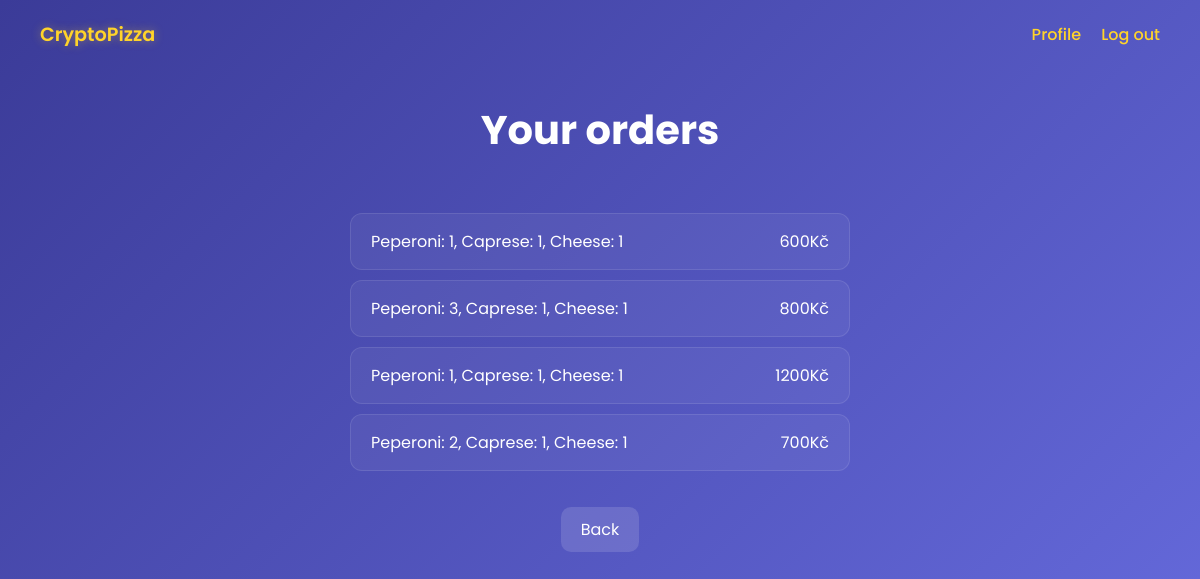
Page /profile/orders (signed in) on the earlier database version.
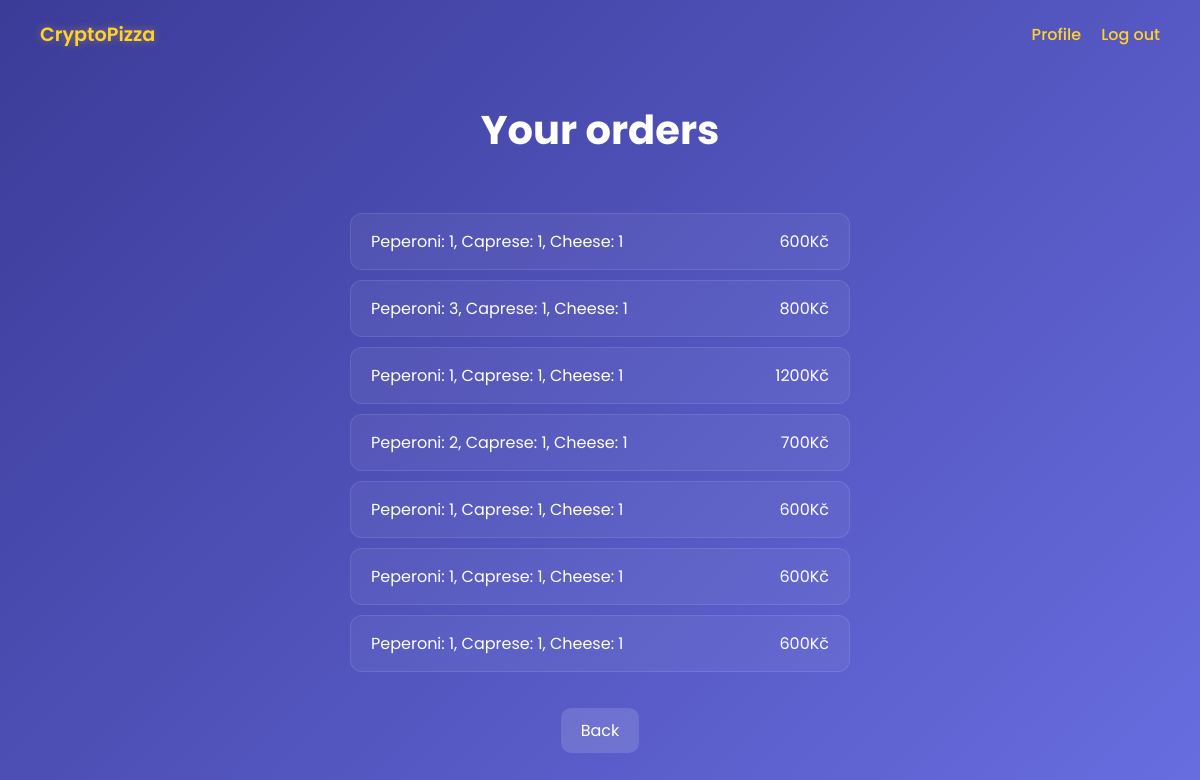
Same page on the later database version.
### models.py (models this page shows)
class Orders(Base):
    __tablename__ = "orders"
    id = Column(Integer, primary_key = True, index = True)
    content = Column(JSON, index = True)
    price = Column(Integer, index = True)
    user_id = Column(Integer, ForeignKey(User.id))
    status = Column(String)

### main.py (the view)
@app.get("/profile/orders")
async def orders(request: Request, db: Session = Depends(get_db), payload : dict = Depends(access_token_required)):
    if isinstance(payload, RedirectResponse):
        return payload
    user_id = payload.get("sub")
    orders = db.query(Orders).filter(Orders.user_id == user_id)
    token = request.cookies.get("my_access_token")
    return templates.TemplateResponse("orders.html", {"request": request, "orders": orders, "token": token})

### templates/orders.html (shortened to what this page needs)
<!DOCTYPE html>
<html>
<head>
  <link rel="stylesheet" href="{{ url_for('static', path='styles/style.css') }}">
</head>
<body>
  <div class="top-bar">
    <div class="top-bar-left">
      <a href="/">CryptoPizza</a>
    </div>
    <div class="top-bar-right">
      {% if token %}
        <a href="/profile">Profile</a>
        <a href="/logout">Log out</a>
      {% else %}
        <a href="/login">Login</a>
        <a href="/register">Register</a>
      {% endif %}
    </div>
  </div>
  <h1>Your orders</h1>
  <ul>
    {% for order in orders %}
      <li>
        <a>Peperoni: {{ order.content.peperoni }}, Caprese: {{order.content.caprese}}, Cheese: {{order.content.caprese}}</a>
        <span>{{ order.price }}Kč</span>
      </li>
    {% endfor %}
  </ul>
  <a class="button" href="/profile">Back</a>
</body>
</html>

### static/styles/style.css (style rules this page uses)
body { background: linear-gradient(135deg, #3b3b98, #686de0); color: white; font-family: 'Poppins', sans-serif; margin: 0; min-height: 100vh; display: flex; flex-direction: column; align-items: center; justify-content: flex-start; }
.top-bar { position: absolute; top: 20px; left: 0; right: 0; display: flex; justify-content: space-between; align-items: center; padding: 0 40px; }
.top-bar .top-bar-left a { font-weight: 600; font-size: 1.2rem; color: #ffd32a; text-decoration: none; text-shadow: 0 0 10px rgba(255, 211, 42, 0.4); }
.top-bar .top-bar-right { display: flex; gap: 20px; }
.top-bar .top-bar-right a { color: #ffd32a; text-decoration: none; font-weight: 500; transition: 0.3s; }
.button { background: #ffffff22; color: white; padding: 10px 20px; border-radius: 10px; text-decoration: none; margin: 10px; display: inline-block; transition: 0.3s; }
h1 { font-size: 2.5rem; margin-top: 100px; }
ul { list-style: none; padding: 0; width: 100%; max-width: 500px; }
li { background: rgba(255, 255, 255, 0.05); border: 1px solid rgba(255, 255, 255, 0.1); border-radius: 12px; margin: 10px 0; padding: 15px 20px; display: flex; justify-content: space-between; align-items: center; transition: all 0.3s ease; }
.button, .submit-button { background: #ffffff22; color: white; padding: 10px 20px; border-radius: 10px; text-decoration: none; margin: 10px; display: inline-block; transition: 0.3s; border: none; font-size: 1rem; cursor: pointer; }

Differences in the rows shown:
added Orders: content.peperoni "1", content.caprese "1", price "600"
added Orders: content.peperoni "1", content.caprese "1", price "600"
added Orders: content.peperoni "1", content.caprese "1", price "600"
